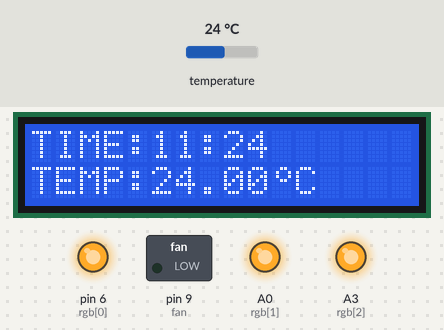
Bench run of a sketch on a simulated Arduino Uno, built with avr-gcc and run on an emulated ATmega328P. Parts: 16×2 character LCD, switched loads named in the sketch (green lamp = pin HIGH), output pins drawn as LEDs (lit = HIGH). The inputs (shaded band) are chosen by the test bench; at power-on: temperature 24 °C. WiFi joins after 1.5 s; servers stay silent unless stated.

Above: at 15.0 s.
15.1 s: temperature set to 24.5 °C
At 16.5 s:
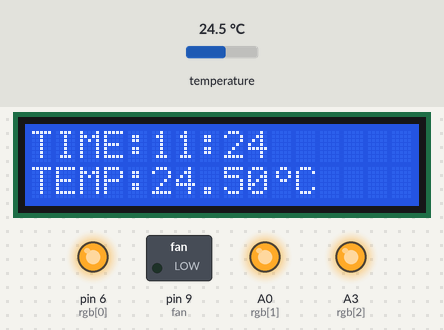
16.9 s: temperature set to 25.7 °C
At 17.9 s:
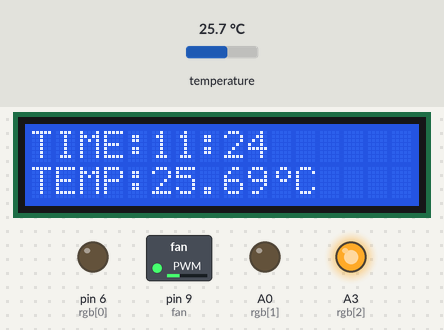
18.5 s: temperature set to 33 °C
At 19.1 s:
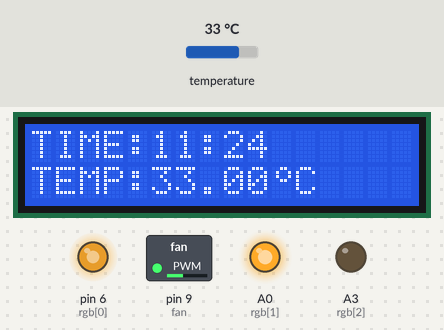
20.0 s: temperature set to 41 °C
At 20.5 s:
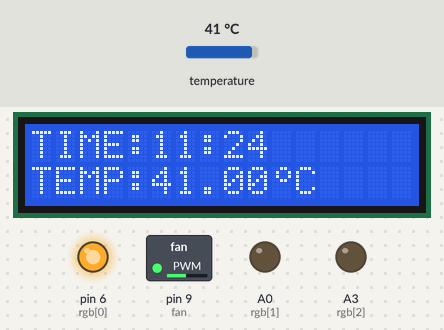
Timing chart, 0 to 23.0 s (numbered marks = the images above; inputs shaded):
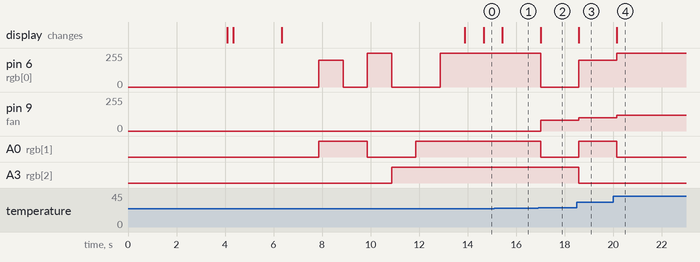

Measured:
- the behaviour switches between 24.9 and 25 °C on temperature (found by bisection; images 1 and 2)
- after the input at 15.1 s, the display: changes after 0.34 s (image 1)
- after the input at 16.9 s, pin 6 (rgb[0]): 255/255 → 0/255 after 0.11 s; pin 9 (fan): 0/255 → 80/255 after 0.11 s; A0 (rgb[1]): HIGH → LOW after 0.11 s; the display: changes after 0.11 s (image 2)
- after the input at 18.5 s, pin 6 (rgb[0]): 0/255 → 200/255 after 0.07 s; pin 9 (fan): 80/255 → 100/255 after 0.07 s; A0 (rgb[1]): LOW → HIGH after 0.08 s; A3 (rgb[2]): HIGH → LOW after 0.07 s; the display: changes after 0.08 s (image 3)
- after the input at 20.0 s, pin 6 (rgb[0]): 200/255 → 255/255 after 0.15 s; pin 9 (fan): 100/255 → 120/255 after 0.15 s; A0 (rgb[1]): HIGH → LOW after 0.15 s; the display: changes after 0.15 s (image 4)

The sketch:

to_upload.ino
```cpp
// Temperature Monitoring System
// AUTHORS STANLEY(s151359) C.N, SELVANUR O.(s123636)
// 19/01/2017

/* This program herein is going to monitor an indoor temperature and upload the readings to Thingspeak for visualization*/

#include <TimeLib.h>
#include <Ethernet.h>
#include <ThingSpeak.h>
#include <SPI.h>
#include <EthernetUdp.h>
#include <Ethernet.h>
#include <LiquidCrystal.h>
#include <OneWire.h>
#include <DallasTemperature.h>


#define TEMP_SENSOR 7 //pin for the temperature sensor


//for the date and time
byte mac[] = { 0xDE, 0xAD, 0xBE, 0xEF, 0xFE, 0xED }; //mac address
byte customChar[8] = {
  0b00110,
  0b01001,
  0b01001,
  0b00110,
  0b00000,
  0b00000,
  0b00000,
  0b00000
}; // for the degree symbol


EthernetClient client;
EthernetUDP Udp;


// NTP Servers:
IPAddress timeServer(132, 163, 4, 101); // time-a.timefreq.bldrdoc.gov
// IPAddress timeServer(132, 163, 4, 102); // time-b.timefreq.bldrdoc.gov
// IPAddress timeServer(132, 163, 4, 103); // time-c.timefreq.bldrdoc.gov


const int timeZone = 1;     // Central European Time
//const int timeZone = -5;  // Eastern Standard Time (USA)
//const int timeZone = -4;  // Eastern Daylight Time (USA)
//const int timeZone = -8;  // Pacific Standard Time (USA)
//const int timeZone = -7;  // Pacific Daylight Time (USA)


unsigned int localPort = 8888;  // local port to listen for UDP packets


const char* server = "https://api.thingspeak.com/update?Q1Z8JPVXPX5THS9E&field1=1";
unsigned long myChannelNumber = 217178; // channel ID fromthingspeak
const char* myWriteAPIKey = "Q1Z8JPVXPX5THS9E"; // Write API Key


LiquidCrystal lcd(A1,A2,5,8,3,2); // LCD pins
int rgb[] = {6,A0,A3}; // pins for the RGB Led
int fan = 9; // pin for the fan
int room_tempC = 24; // room temperature
int interval = 60000; //we shall upload to thingspeak every minute
unsigned long previousMillis = 0; // keep track of the millis func


// Setup a oneWire instance to communicate with any OneWire devices (not just Maxim/Dallas temperature ICs)
OneWire oneWire(TEMP_SENSOR);

// Pass our oneWire reference to Dallas Temperature.
DallasTemperature sensors(&oneWire);


/*-------- NTP code ----------*/

const int NTP_PACKET_SIZE = 48; // NTP time is in the first 48 bytes of message
byte packetBuffer[NTP_PACKET_SIZE]; //buffer to hold incoming & outgoing packets


time_t getNtpTime()
{
  while (Udp.parsePacket() > 0) ; // discard any previously received packets
  //Serial.println("Transmit NTP Request");
  sendNTPpacket(timeServer);
  uint32_t beginWait = millis();
  while (millis() - beginWait < 1500) {
    int size = Udp.parsePacket();
    if (size >= NTP_PACKET_SIZE) {
      //Serial.println("Receive NTP Response");
      Udp.read(packetBuffer, NTP_PACKET_SIZE);  // read packet into the buffer
      unsigned long secsSince1900;
      // convert four bytes starting at location 40 to a long integer
      secsSince1900 =  (unsigned long)packetBuffer[40] << 24;
      secsSince1900 |= (unsigned long)packetBuffer[41] << 16;
      secsSince1900 |= (unsigned long)packetBuffer[42] << 8;
      secsSince1900 |= (unsigned long)packetBuffer[43];
      return secsSince1900 - 2208988800UL + timeZone * SECS_PER_HOUR;
    }
  }
  //Serial.println("No NTP Response :-(");
  return 0; // return 0 if unable to get the time
}

// send an NTP request to the time server at the given address
void sendNTPpacket(IPAddress &address)
{
  // set all bytes in the buffer to 0
  memset(packetBuffer, 0, NTP_PACKET_SIZE);
  // Initialize values needed to form NTP request
  // (see URL above for details on the packets)
  packetBuffer[0] = 0b11100011;   // LI, Version, Mode
  packetBuffer[1] = 0;     // Stratum, or type of clock
  packetBuffer[2] = 6;     // Polling Interval
  packetBuffer[3] = 0xEC;  // Peer Clock Precision
  // 8 bytes of zero for Root Delay & Root Dispersion
  packetBuffer[12]  = 49;
  packetBuffer[13]  = 0x4E;
  packetBuffer[14]  = 49;
  packetBuffer[15]  = 52;
  // all NTP fields have been given values, now
  // you can send a packet requesting a timestamp:
  Udp.beginPacket(address, 123); //NTP requests are to port 123
  Udp.write(packetBuffer, NTP_PACKET_SIZE);
  Udp.endPacket();
}


void digitalClockDisplay(){
  // digital clock display of the time
  //Serial.print(hour());
  lcd.home();
  lcd.print("TIME:");
  lcd.setCursor(5,0);
  if (hour() < 10) {
    lcd.print(0);
    lcd.setCursor(6,0);
    lcd.print(hour());
  }
  else{
    lcd.print(hour());
  }

  lcd.setCursor(7,0);
  lcd.print(":");
  lcd.setCursor(8,0);
  if (minute() < 10) {
    lcd.print(0);
    lcd.setCursor(9,0);
    lcd.print(minute());
  }
  else {
    lcd.print(minute());
  }
}
/* end of NTP CODE */


void setColor(int red, int green, int blue) // set RGB led
{
  #ifdef COMMON_ANODE
    red = 255 - red;
    green = 255 - green;
    blue = 255 - blue;
  #endif
  analogWrite(rgb[0], red);
  analogWrite(rgb[1], green);
  analogWrite(rgb[2], blue);
}


void setup() {
  Serial.begin(9600); // print to serial monitor
  sensors.begin(); // start the sensor
  lcd.createChar(0, customChar); //create the custom char defined above
  lcd.begin(16,2); // activate lcd

  lcd.print("PROJECT BY:");
  lcd.setCursor(0,1);// place the cursor at the second row
  lcd.print("STANLEY&SELVANUR");
  pinMode(rgb[0], OUTPUT); // blue
  pinMode(rgb[1], OUTPUT); // green
  pinMode(rgb[2], OUTPUT); // red
  pinMode(fan,OUTPUT); //for the fan
  analogWrite(fan,0);

  delay(4000);
  lcd.clear();


  //for date and time
  while (!Serial) ; // Needed for Leonardo only
  delay(250);
  //uncomment below to view on serial monitor
  //Serial.println("TimeNTP Example");
  lcd.print("TimeNTP Example");
  delay(2000);
  lcd.clear();

  if (Ethernet.begin(mac) == 0) {
  // no point in carrying on, so do nothing forevermore:
  while (1) {
    // uncomment the following to view on serial monitor
    //Serial.println("Failed to configure Ethernet using DHCP");
    lcd.setCursor(1,0);
    lcd.print("No internet");
    lcd.setCursor(2,1);
    lcd.print("Connection");
    delay(10000);
    lcd.clear();
    }
  }


  Udp.begin(localPort);
  setSyncProvider(getNtpTime);

  ThingSpeak.begin(client);


  // blinking the LED to show successful connection;
  setColor(200,200,0); //pink
  delay(1000);
  setColor(0,0,0);
  setColor(0,255,0); //red
  delay(1000);
  setColor(0,0,0);
  setColor(255,0,0); //blue
  delay(1000);
  setColor(0,0,0);
  setColor(0,0,255); //green
  delay(1000);
  setColor(0,0,0);
  setColor(0,190,150); //yellow
  delay(1000);
  setColor(0,0,0);
  setColor(255,255,255); //white
  delay(1000);

}

time_t prevDisplay = 0; // when the digital clock was displayed

void loop() {

  unsigned long currentMillis = millis();
  if (timeStatus() != timeNotSet) {
    if (now() != prevDisplay) { //update the display only if time has changed
      prevDisplay = now();
      digitalClockDisplay();
    }
  }


  sensors.requestTemperatures(); // Send the command to get temperatures
  float current_TempC = sensors.getTempCByIndex(0); // store the temperature in centigrade
  float current_TempF = sensors.getTempFByIndex(0); // store the temperature in fahreinheit


  int working_TempC = int(current_TempC); // will be used to adjust the fan
  setColor(255,255,255);
  lcd.setCursor(0,1);
  lcd.print("TEMP:");
  lcd.setCursor(5,1);
  lcd.print(current_TempC);
  lcd.setCursor(10,1);
  lcd.write((uint8_t)0);
  lcd.setCursor(11,1);
  lcd.print("C");


  if (working_TempC > room_tempC) {
    switch (working_TempC) {
      case 25:
      case 26:
      case 27:
      case 28:
      case 29:
      case 30:
        analogWrite(fan,80);
        setColor(0,0,0);
        setColor(0,0,255); // changing the rgb color to green
        break;
      case 31:
      case 32:
      case 33:
      case 34:
      case 35:
      case 36:
        analogWrite(fan,100);
        setColor(0,0,0);
        setColor(200,200,0); // changing the rgb color to pink
        break;
      case 37:
      case 38:
      case 39:
      case 40:
      case 41:
        analogWrite(fan,120);
        setColor(0,0,0);
        setColor(255,0,0); // changing the rgb color to blue
        break;
      case 42:
      case 43:
      case 44:
      case 45:
      case 46:
        analogWrite(fan,170);
        setColor(0,0,0);
        setColor(0,0,255); // changing the rgb color to yellow
        break;
      case 47:
      case 48:
      case 49:
      case 50:
      case 51:
        analogWrite(fan,190);
        setColor(0,0,0);
        setColor(0,255,0); // changing the rgb color to red
        break;
      case 52:
      case 53:
      case 54:
      case 55:
      case 56:
      case 57:
      case 58:
      case 59:
      case 60:
        analogWrite(fan,210);
        setColor(0,0,0);  // keep blinking!
        setColor(200,200,0); //pink
        delay(1000);
        setColor(0,0,0);
        setColor(0,255,0); //red
        delay(1000);
        setColor(0,0,0);
        setColor(255,0,0); //blue
        delay(1000);
        setColor(0,0,0);
        setColor(0,0,255); //green
        delay(1000);
        setColor(0,0,0);
        setColor(0,50,70); //yellow
        delay(1000);
        setColor(0,0,0);
        setColor(255,255,255); //white
        break;

      case 61:
      case 62:
      case 63:
      case 64:
      case 65:
      case 66:
      case 67:
      case 68:
      case 69:
      case 70:
      case 71:
      case 72:
      case 73:
      case 74:
      case 75:
      case 76:
      case 77:
      case 78:
      case 79:
      case 80:
      case 81:
      case 82:
      case 83:
      case 84:
      case 85:
      case 86:
      case 87:
      case 88:
      case 89:
      case 90:
      case 91:
      case 92:
      case 93:
      case 94:
      case 95:
      case 96:
      case 97:
      case 98:
      case 99:
      case 100:
        setColor(0,0,0);
        setColor(0,255,0); //switch on the red line to indicate danger
        break;


      default:
      analogWrite(fan,0);
    }
  }

  else {
    analogWrite(fan,0);
  }

  if ((unsigned long)(currentMillis - previousMillis) >= interval) { // upload to thingspeak every minute
    ThingSpeak.writeField(myChannelNumber,1,current_TempC,myWriteAPIKey);
    //track next event
    previousMillis = currentMillis;
  }

}
```
